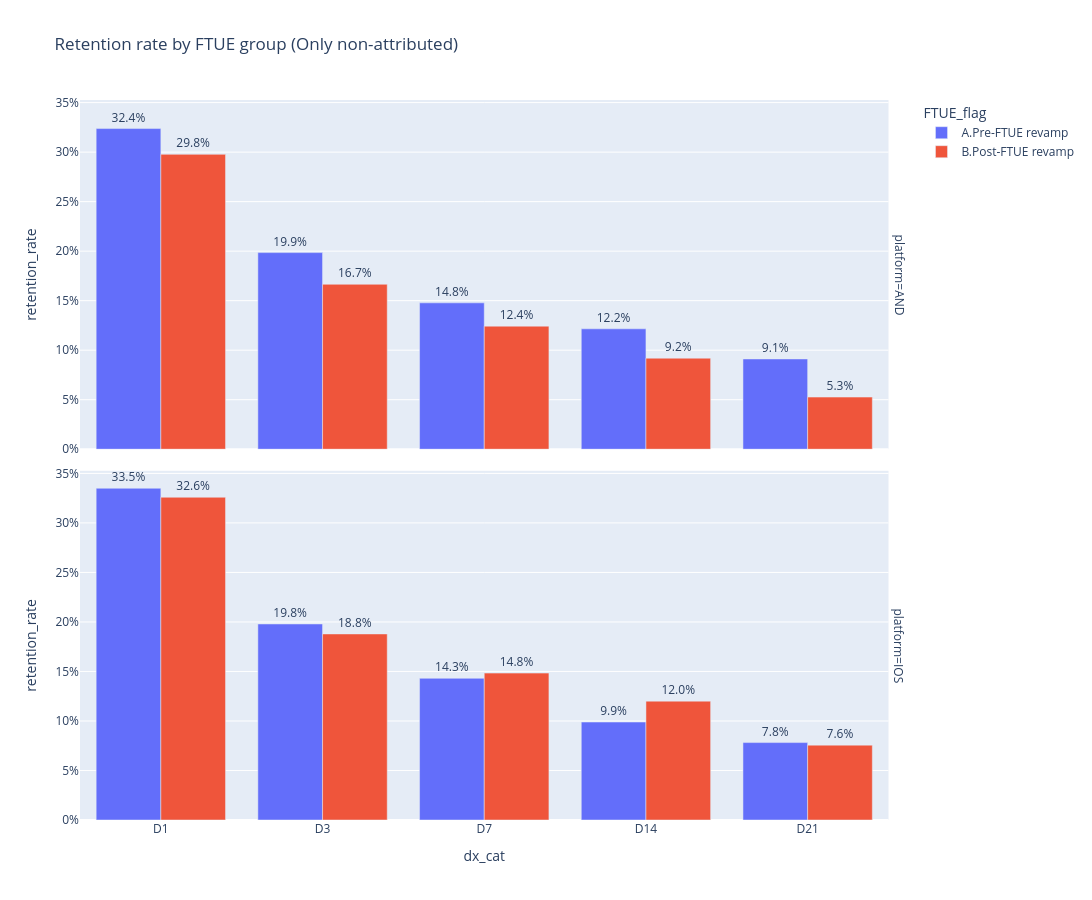

Source (notebook cell):
### Markdown cell above
### Retention rate for Organics

### Code cell
# Prepare data
df_plot = retention_data_total_na[retention_data_total_na['dx'] != 0].copy()

# Convert dx to ordered categorical for proper x-axis ordering
dx_vals = sorted(df_plot['dx'].unique())
dx_labels = ['D' + str(d) for d in dx_vals]
df_plot['dx_cat'] = pd.Categorical(
    'D' + df_plot['dx'].astype(str),
    categories=dx_labels,
    ordered=True
)

fig = px.bar(
    df_plot,
    x='dx_cat',
    y='retention_rate',
    color='FTUE_flag',
    text='retention_rate',
    title='Retention rate by FTUE group (Only non-attributed)',
    facet_row='platform',
    barmode='group',
    width=1200,
    height=900,
    hover_data={'retained_size': True, 'cohort_size': True, 'num_cohorts': True},
    category_orders={'dx_cat': dx_labels}
)

fig.update_traces(texttemplate='%{text:.1%}', textposition='outside')
fig.update_layout(
    yaxis_tickformat='.0%',
    yaxis2_tickformat='.0%',
    uniformtext_minsize=8,
    uniformtext_mode='hide'
)

fig.show()

### Figure 1 — Plotly figure (JSON) as saved in the notebook; plotly's stock layout.template omitted (floating-point values rounded to 4 significant figures)
{"data": [{"alignmentgroup": "True", "customdata": [[1255, 3876, 22], [752, 3788, 20], [466, 3153, 16], [221, 1818, 9], [37, 406, 2]], "hovertemplate": "FTUE_flag=A.Pre-FTUE revamp<br>platform=AND<br>dx_cat=%{x}<br>retention_rate=%{text}<br>retained_size=%{customdata[0]}<br>cohort_size=%{customdata[1]}<br>num_cohorts=%{customdata[2]}<extra></extra>", "legendgroup": "A.Pre-FTUE revamp", "marker": {"color": "#636efa", "pattern": {"shape": ""}}, "name": "A.Pre-FTUE revamp", "offsetgroup": "A.Pre-FTUE revamp", "orientation": "v", "showlegend": true, "text": [0.3238, 0.1985, 0.1478, 0.1216, 0.09113], "textposition": "outside", "texttemplate": "%{text:.1%}", "type": "bar", "x": ["D1", "D3", "D7", "D14", "D21"], "xaxis": "x2", "y": [0.3238, 0.1985, 0.1478, 0.1216, 0.09113], "yaxis": "y2"}, {"alignmentgroup": "True", "customdata": [[2735, 8164, 22], [1606, 8113, 20], [991, 6926, 16], [397, 4013, 9], [82, 1049, 2]], "hovertemplate": "FTUE_flag=A.Pre-FTUE revamp<br>platform=IOS<br>dx_cat=%{x}<br>retention_rate=%{text}<br>retained_size=%{customdata[0]}<br>cohort_size=%{customdata[1]}<br>num_cohorts=%{customdata[2]}<extra></extra>", "legendgroup": "A.Pre-FTUE revamp", "marker": {"color": "#636efa", "pattern": {"shape": ""}}, "name": "A.Pre-FTUE revamp", "offsetgroup": "A.Pre-FTUE revamp", "orientation": "v", "showlegend": false, "text": [0.335, 0.198, 0.1431, 0.09893, 0.07817], "textposition": "outside", "texttemplate": "%{text:.1%}", "type": "bar", "x": ["D1", "D3", "D7", "D14", "D21"], "xaxis": "x", "y": [0.335, 0.198, 0.1431, 0.09893, 0.07817], "yaxis": "y"}, {"alignmentgroup": "True", "customdata": [[1590, 5340, 22], [824, 4948, 20], [520, 4185, 16], [256, 2785, 9], [45, 855, 2]], "hovertemplate": "FTUE_flag=B.Post-FTUE revamp<br>platform=AND<br>dx_cat=%{x}<br>retention_rate=%{text}<br>retained_size=%{customdata[0]}<br>cohort_size=%{customdata[1]}<br>num_cohorts=%{customdata[2]}<extra></extra>", "legendgroup": "B.Post-FTUE revamp", "marker": {"color": "#EF553B", "pattern": {"shape": ""}}, "name": "B.Post-FTUE revamp", "offsetgroup": "B.Post-FTUE revamp", "orientation": "v", "showlegend": true, "text": [0.2978, 0.1665, 0.1243, 0.09192, 0.05263], "textposition": "outside", "texttemplate": "%{text:.1%}", "type": "bar", "x": ["D1", "D3", "D7", "D14", "D21"], "xaxis": "x2", "y": [0.2978, 0.1665, 0.1243, 0.09192, 0.05263], "yaxis": "y2"}, {"alignmentgroup": "True", "customdata": [[3458, 10610, 22], [1739, 9256, 20], [1022, 6890, 16], [458, 3816, 9], [62, 820, 2]], "hovertemplate": "FTUE_flag=B.Post-FTUE revamp<br>platform=IOS<br>dx_cat=%{x}<br>retention_rate=%{text}<br>retained_size=%{customdata[0]}<br>cohort_size=%{customdata[1]}<br>num_cohorts=%{customdata[2]}<extra></extra>", "legendgroup": "B.Post-FTUE revamp", "marker": {"color": "#EF553B", "pattern": {"shape": ""}}, "name": "B.Post-FTUE revamp", "offsetgroup": "B.Post-FTUE revamp", "orientation": "v", "showlegend": false, "text": [0.3259, 0.1879, 0.1483, 0.12, 0.07561], "textposition": "outside", "texttemplate": "%{text:.1%}", "type": "bar", "x": ["D1", "D3", "D7", "D14", "D21"], "xaxis": "x", "y": [0.3259, 0.1879, 0.1483, 0.12, 0.07561], "yaxis": "y"}], "layout": {"annotations": [{"font": {}, "showarrow": false, "text": "platform=IOS", "textangle": 90, "x": 0.98, "xanchor": "left", "xref": "paper", "y": 0.2425, "yanchor": "middle", "yref": "paper"}, {"font": {}, "showarrow": false, "text": "platform=AND", "textangle": 90, "x": 0.98, "xanchor": "left", "xref": "paper", "y": 0.7575, "yanchor": "middle", "yref": "paper"}], "barmode": "group", "height": 900, "legend": {"title": {"text": "FTUE_flag"}, "tracegroupgap": 0}, "title": {"text": "Retention rate by FTUE group (Only non-attributed)"}, "uniformtext": {"minsize": 8, "mode": "hide"}, "width": 1200, "xaxis": {"anchor": "y", "categoryarray": ["D1", "D3", "D7", "D14", "D21"], "categoryorder": "array", "domain": [0, 0.98], "title": {"text": "dx_cat"}}, "xaxis2": {"anchor": "y2", "domain": [0, 0.98], "matches": "x", "showticklabels": false}, "yaxis": {"anchor": "x", "domain": [0, 0.485], "tickformat": ".0%", "title": {"text": "retention_rate"}}, "yaxis2": {"anchor": "x2", "domain": [0.515, 1], "matches": "y", "tickformat": ".0%", "title": {"text": "retention_rate"}}}}
